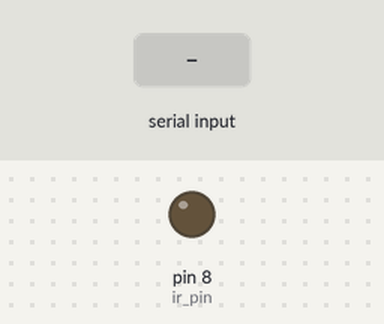
Simulated run of this sketch. Board: Arduino Uno, built with avr-gcc and run on an emulated ATmega328P. Parts: output pins drawn as LEDs (lit = HIGH). Inputs (shaded band) come from the test bench. What the sketch prints to the serial monitor is not drawn.

Above: at 1.2 s.
1.3 s: "90,45,200\n" received over Serial
Timing chart, 0 to 4.3 s (numbered marks = the images above; inputs shaded):
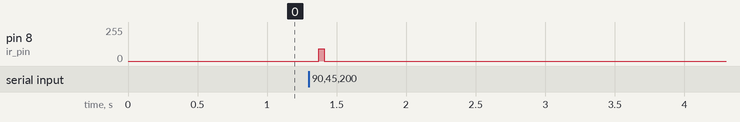

The sketch:

IR_decoder_LG.ino
```cpp
/* Remote name: LG AC
 *  Format MSB
 */
#define ir_pin 8
//////////////////////////Setup////////////////////////////////

//power mode, on or off
bool power = 0;
//Temperature: Range is 16-30
uint8_t temp = 16;
//Fan mode: Auto=4, High=3, Med=2, Low=1
uint8_t fan = 4;
bool hsw = 0;
bool vsw = 0;
//Mode: Cool=1, Auto=2, Dry=3, Fan=4
uint8_t mode = 1;
//The change from the previous, required for special blasts
//1-6
uint8_t change = 1;


//////////////////////////////////////////////////////////////

String inputString = "";      // a String to hold incoming data from serial
bool stringComplete = false;  // whether the serial string is complete
char received_data[15]; //string to char for better effeciency

//Sample array
uint8_t ir_out[]={0x0,0x8,0x1,0x5}; //these positions are variable
uint8_t ir_out2[4]; //final decoded array which contain MSB

//Builds final ir_out2 taking fixed data and variable data from ir_out
void build_ir_out2(){
    ir_out2[0]=0x88;
    uint8_t i=0;
    uint8_t val=0,j=1;
    for (i=0; i<4; i++){
        val = (ir_out[i]<<4);
        val= val|ir_out[i+1];
        ir_out2[j]=val;
        i++;
        val =0;
        j++;
    }
}
////////////////////////////////////////////////////////////////

void setpower(){
 if (power){
  ir_out[0]=0x0;
  settemp();
  setfan();
  if (mode == 1){ir_out[1]=0x0;}
  else if (mode == 2){ir_out[1]=0x3;}
  else if (mode == 3){ir_out[1]=0x1;}
  else if (mode == 4){ir_out[1]=0x2;}
  }
  else {ir_out[0]=0xC;ir_out[1]=0x0;ir_out[2]=0x0;ir_out[3]=0x5;}
}

void setswing(){
  if (change == 4){
    if (hsw){ir_out[0]=0x1;ir_out[1]=0x3;ir_out[2]=0x1;ir_out[3]=0x6;}
    else {ir_out[0]=0x1;ir_out[1]=0x3;ir_out[2]=0x1;ir_out[3]=0x7;}
  }
  else if (change == 5){
    if (vsw){ir_out[0]=0x1;ir_out[1]=0x3;ir_out[2]=0x1;ir_out[3]=0x4;}
    else {ir_out[0]=0x1;ir_out[1]=0x3;ir_out[2]=0x1;ir_out[3]=0x5;}
  }
}

void setfan(){
  if (fan==1){ir_out[3]=0x0;}
  else if (fan==2){ir_out[3]=0x2;}
  else if (fan==3){ir_out[3]=0x4;}
  else if (fan==4){ir_out[3]=0x5;}
}

void settemp(){
  ir_out[2]=0x1;
  for(int i=16; i<=30; i++){
    if (i==temp){break;}
    ir_out[2]+=1;
    }
}

void setmode(){
  if (mode == 1){ir_out[0]=0x0;ir_out[1]=0x8;} //cool
  else if (mode == 2){ir_out[0]=0x0;ir_out[1]=0xB;ir_out[2]=0x2;ir_out[3]=0x5;} //auto, set temp & fan
  else if (mode == 3){ir_out[0]=0x0;ir_out[1]=0x9;} //dry
  else if (mode == 4){ir_out[0]=0x0;ir_out[1]=0xA;ir_out[2]=0x3;} //fan, set temp
}

void parse_data(char received[]){ //Parsing the incoming serial data and store in setup variables
  String token = "";
  char *tok = strtok(received, ",");
  int i = 0;
  while (tok != NULL) {
     if (i == 0){
      token = tok;
      power = token.toInt();
     }
     if (i == 1){
     token = tok;
     temp = token.toInt();
     }
     if (i == 2){
     token = tok;
     fan = token.toInt();
     }
     if (i == 3){
     token = tok;
     hsw = token.toInt();
     }
     if (i == 4){
     token = tok;
     vsw = token.toInt();
     }
     if (i == 5){
     token = tok;
     mode = token.toInt();
     }
     if (i == 6){
     token = tok;
     change = token.toInt();
     }
     tok = strtok(NULL, ",");
     i++;
  }
}

void print_ir_out2(){
  Serial.println("");
  Serial.println("Decoded remote signal is:");
  for (int i=0; i<4; i++){
    Serial.print(ir_out2[i], HEX);
    Serial.print(" ");
  }
  Serial.println("");
}

void summation(){
byte sum = 0;
ir_out2[3] = 0;
for(int k=0;k<4;k++){
     // Serial.println(k);
     byte nibble1 = (byte) (ir_out2[k] & 0x0F);
     byte nibble2 = (byte)((ir_out2[k] & 0xF0) >> 4);
     sum += (nibble1 + nibble2);
   }
   ir_out2[3] = (byte)((sum & 0x0F)<<4);
//   Serial.println("");
//   Serial.print("CheckSum:");
//   Serial.println(checksum, HEX);
}

void print_help(){
  Serial.println("Submit data in the following format to decode:");
  Serial.println("Power,Temperature[16-30],FanMode[1-4],HSW,VSW,Mode,Change");
  Serial.println("Mode:1-Cool,2-Auto,3-Dry,4-Fan");
  Serial.println("Fan:1-Low,2-Med,3-High,4-Auto");
}

void transmit(){
  startbit();
  bool bitvalue = 0;
  //Serial.println("bitvalue");
  for (int i=0; i<4; i++){
    for (int j=7; j>=0; j--){
      if ((i==3) && (j==3)) break;
      bitvalue = bitRead(ir_out2[i], j);
      //Serial.print(bitvalue);
      if(bitvalue){tx1();}
      else {tx0();}
    }
    //Serial.print(" ");
  }
  stopbit();
}

void tx1(){
  digitalWrite(ir_pin, HIGH);
  delayMicroseconds(514);
  digitalWrite(ir_pin, LOW);
  delayMicroseconds(1504);
}

void tx0(){
  digitalWrite(ir_pin, HIGH);
  delayMicroseconds(520);
  digitalWrite(ir_pin, LOW);
  delayMicroseconds(464);
}

void startbit(){
  digitalWrite(ir_pin, HIGH);
  delayMicroseconds(3328);
  digitalWrite(ir_pin, LOW);
  delayMicroseconds(9532);
}

void stopbit(){
  digitalWrite(ir_pin, HIGH);
  delayMicroseconds(514);
  digitalWrite(ir_pin, LOW);
}

void setup() {
  Serial.begin(115200);
  print_help();
  pinMode(ir_pin, OUTPUT);
}


void loop() {
if(stringComplete){
  stringComplete = false;
  inputString.toCharArray(received_data, 15);
  inputString = "";
  parse_data(received_data); //set setup variables

  if (change == 1){
    setpower();
  }
  else if ((change == 4) || (change == 5)){
    setswing();
  }
  else{
    settemp();
    setfan();
    setmode();
  }

  build_ir_out2();

  summation(); //checksum generation

  Serial.print(": MSB Format :");
  print_ir_out2();
  print_help();
  Serial.println("");
  transmit();
  }
}

//Called whenever serial data is present
void serialEvent() {
  while (Serial.available()) {
    // get the new byte:
    char inChar = (char)Serial.read();
    // add it to the inputString:
    inputString += inChar;
    // if the incoming character is a newline, set a flag so the main loop can
    // do something about it:
    if (inChar == '\n') {
      stringComplete = true;
    }
  }
}
```

Measured:
- after the input at 1.3 s, pin 8 (ir_pin): 0/255 → 93/255 after 0.07 s, → 0/255 0.04 s later
